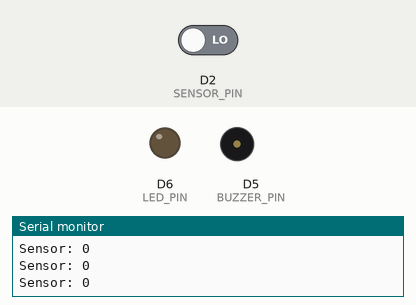
A sketch run on a simulated ESP8266 (NodeMCU). Parts: output pins drawn as LEDs (lit = HIGH), buzzer (waves = sounding, pin HIGH), the last lines printed to the serial monitor. The inputs (shaded band) are chosen by the test bench; at power-on: D2 (SENSOR_PIN) LOW. WiFi joins after 1.5 s; servers stay silent unless stated; web services answer with replies made up by the test bench.

Above: at 2.9 s.
3.0 s: D2 (SENSOR_PIN) driven HIGH
At 4.2 s:
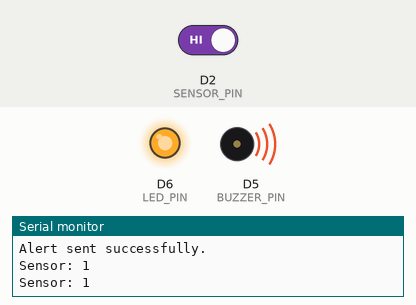
4.7 s: D2 (SENSOR_PIN) driven LOW
At 5.5 s:
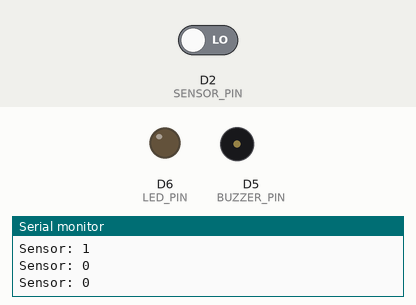
Timing chart, 0 to 7.7 s (numbered marks = the images above; inputs shaded):
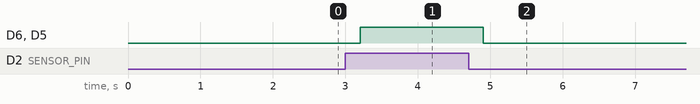

The sketch:

WATER_LEAK_AND_DETECTION_SYSTEM_PROJECT_FINALLL.ino
```cpp
// TELEGRAM WATER LEAK ALERT – ESP8266 (NodeMCU)
// Pins: SENSOR = D2, BUZZER = D5, LED = D6
// Uses HTTPS via WiFiClientSecure (built into ESP8266 core)

#include <ESP8266WiFi.h>
#include <WiFiClientSecure.h>
#include <ESP8266HTTPClient.h>

// ---------- FILL THESE ----------
const char* WIFI_SSID = "Saad Shahzad";        // replace if different
const char* WIFI_PASS = "saad1234";           // replace with your WiFi password

const String BOT_TOKEN = "8509106642:AAE0-TiGKeMx0kqiUgsIHwB7o64knZCxCjc";    // e.g. "8509...CxCjc"
const String CHAT_ID   = "1413857383";      // e.g. "1413857383"
// ---------- END FILL ----------

const int SENSOR_PIN = D2;   // water sensor input
const int BUZZER_PIN = D5;   // buzzer output
const int LED_PIN    = D6;   // LED output

bool alertSent = false;
unsigned long lastAlertMs = 0;
const unsigned long alertCooldown = 30UL * 1000UL; // 30 seconds cooldown

// Helper: URL-encode text for safe GET request
String urlEncode(const String &str) {
  String encoded = "";
  char buf[5];
  for (unsigned int i = 0; i < str.length(); i++) {
    char c = str.charAt(i);
    if ( ('0' <= c && c <= '9') ||
         ('a' <= c && c <= 'z') ||
         ('A' <= c && c <= 'Z') ||
         c == '-' || c == '_' || c == '.' || c == '~' ) {
      encoded += c;
    } else if (c == ' ') {
      encoded += '+';
    } else {
      snprintf(buf, sizeof(buf), "%%%02X", (unsigned char)c);
      encoded += buf;
    }
  }
  return encoded;
}

void setup() {
  Serial.begin(115200);
  delay(100);

  pinMode(SENSOR_PIN, INPUT);
  pinMode(BUZZER_PIN, OUTPUT);
  pinMode(LED_PIN, OUTPUT);
  digitalWrite(BUZZER_PIN, LOW);
  digitalWrite(LED_PIN, LOW);

  Serial.println();
  Serial.print("Connecting to WiFi...");
  WiFi.begin(WIFI_SSID, WIFI_PASS);
  while (WiFi.status() != WL_CONNECTED) {
    delay(400);
    Serial.print(".");
  }
  Serial.println("\nConnected to WiFi");
  Serial.print("IP: ");
  Serial.println(WiFi.localIP());
}

void loop() {
  int sensorValue = digitalRead(SENSOR_PIN);
  Serial.print("Sensor: ");
  Serial.println(sensorValue); // 0 or 1

  if (sensorValue == HIGH) { // adjust if your sensor is active LOW
    digitalWrite(LED_PIN, HIGH);
    digitalWrite(BUZZER_PIN, HIGH);

    unsigned long now = millis();
    if (!alertSent || (now - lastAlertMs) > alertCooldown) {
      sendTelegramAlert("🚨 Water Leak Detected! Check immediately.");
      alertSent = true;
      lastAlertMs = now;
    }
  } else {
    digitalWrite(LED_PIN, LOW);
    digitalWrite(BUZZER_PIN, LOW);
    alertSent = false; // ready for next event
  }

  delay(300);
}

void sendTelegramAlert(const String &message) {
  if (WiFi.status() != WL_CONNECTED) {
    Serial.println("WiFi not connected — cannot send alert");
    return;
  }

  Serial.println("Sending Telegram alert...");

  WiFiClientSecure client;
  client.setInsecure(); // avoids certificate validation issues (ok for hobby projects)

  HTTPClient https;
  String url = "https://api.telegram.org/bot" + BOT_TOKEN +
               "/sendMessage?chat_id=" + CHAT_ID +
               "&text=" + urlEncode(message) +
               "&parse_mode=Markdown";

  if (https.begin(client, url)) {
    int httpCode = https.GET();
    Serial.print("Telegram HTTP code: ");
    Serial.println(httpCode); // 200 = OK
    if (httpCode == 200) {
      Serial.println("Alert sent successfully.");
    } else {
      // Read response body for debug
      String payload = https.getString();
      Serial.print("Response body: ");
      Serial.println(payload);
    }
    https.end();
  } else {
    Serial.println("HTTPS begin failed");
  }
}
```

Measured:
- after the input at 3.0 s, D6 (LED_PIN), D5 (BUZZER_PIN): LOW → HIGH after 0.20 s
- after the input at 4.7 s, D6 (LED_PIN), D5 (BUZZER_PIN): HIGH → LOW after 0.20 s
